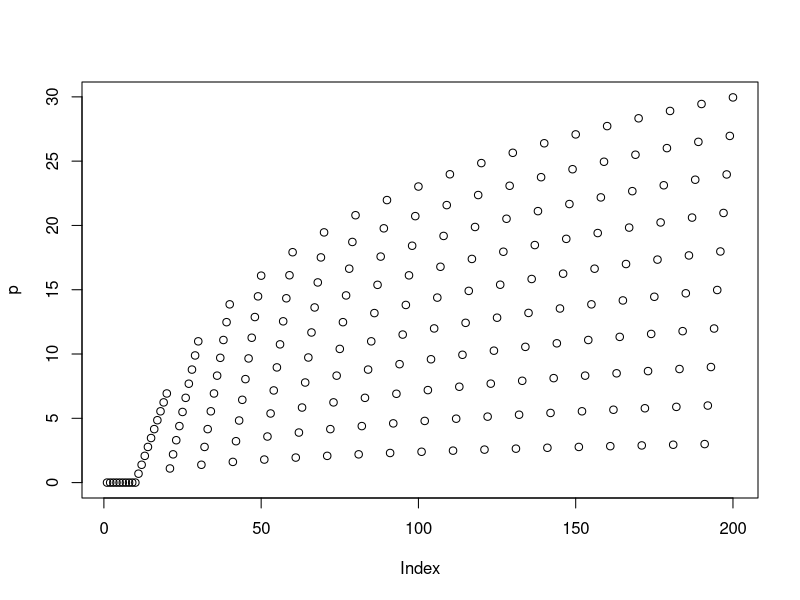
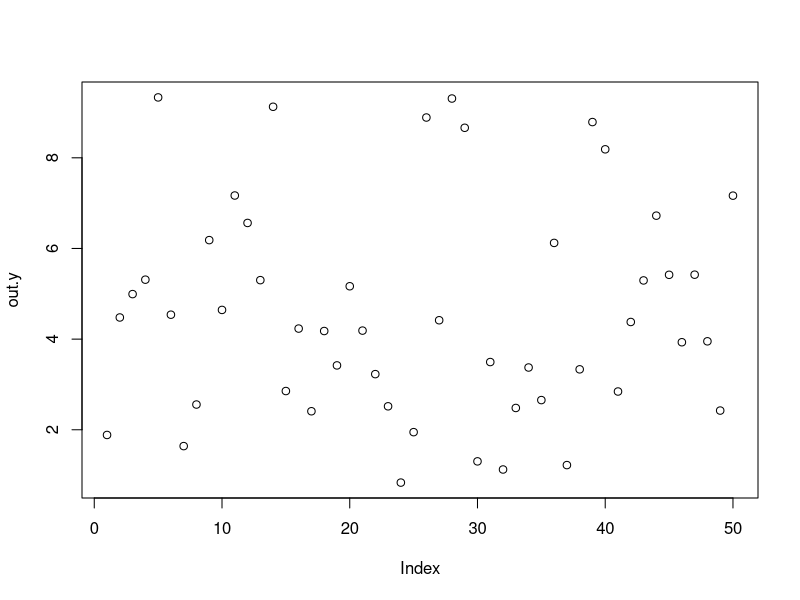
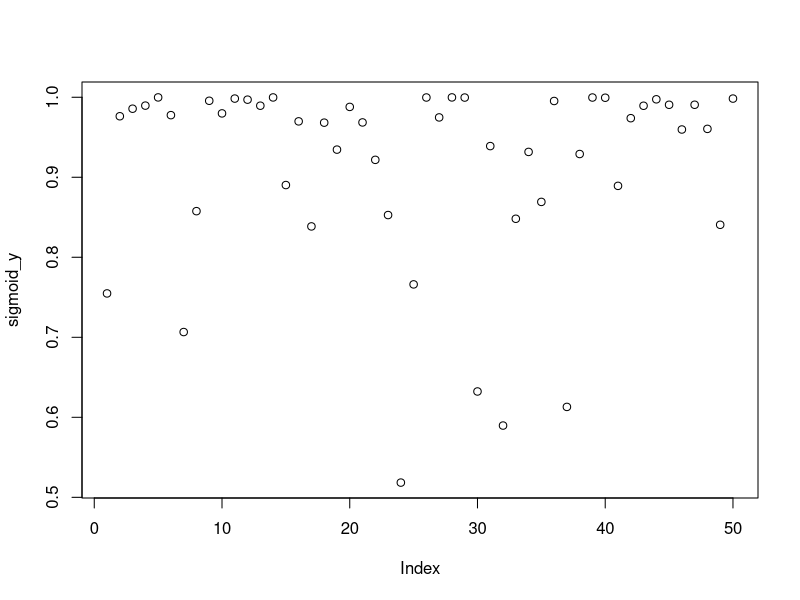
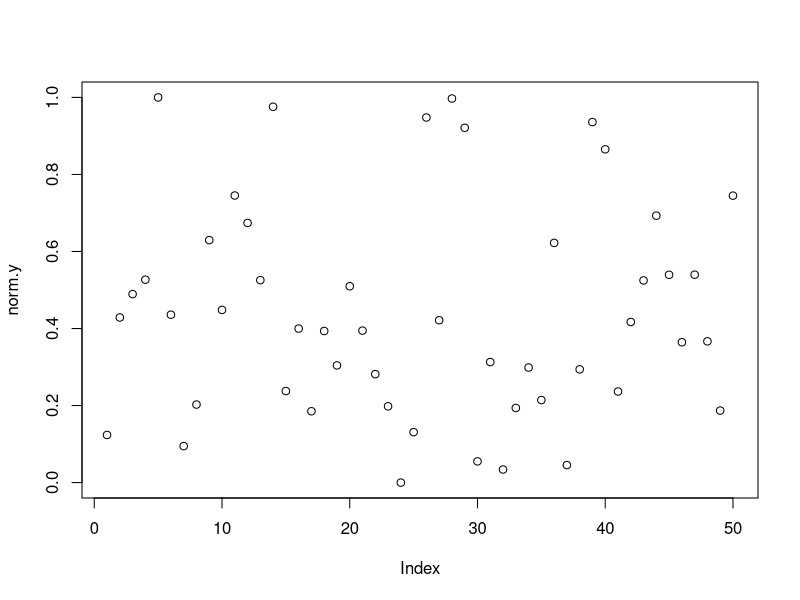
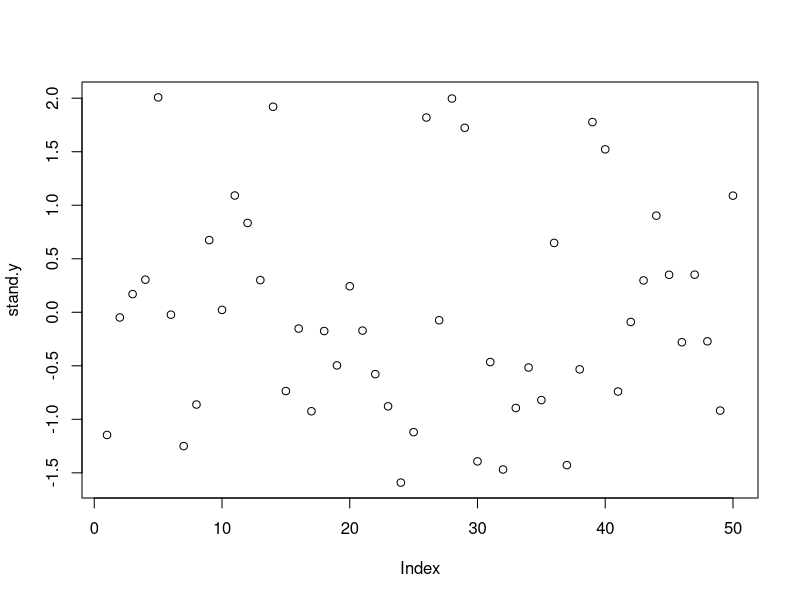

These figures' R source, in order:
## ---- chunk 1
for(i in 1:5){
  x <- i^2 
  print(x)
}
## ---- chunk 2
# set p
p <- c()

for(i in 1:20){
  x <- log(i)
  
  for(j in 1:10){
    y <- (x * j)
    p <- rbind(p, y)
  }
  
  ifelse(i > 15, print(i), NA)
}

plot(p)
## ---- chunk 3
singleLine.func <- function(x) 1/(1 + exp(1)^(-x))
singleLine.func(5)
## ---- chunk 4
set.seed(1234)

multiLine.func <- function(x, beta, lambda){
  epsilon <- rnorm(1)
  y = x*beta + lambda + epsilon
  return(y)
}

x <- runif(50)*10
beta <- rbeta(50, 5, 2)
lambda <- rnorm(50)

out.y <- multiLine.func(x, beta, lambda)
plot(out.y)
## ---- chunk 5
plot(
  singleLine.func(
    multiLine.func(x, beta, lambda)
    ),
  ylab = "sigmoid_y")
## ---- chunk 6
normalizeMe <- function(x){
  n <- (x - min(x))/(max(x) - min(x))
  return(n)
}

norm.y <- normalizeMe(out.y)
plot(norm.y)
## ---- chunk 7
standardizeMe <- function(x){
  mu <- mean(x)
  sigma <- sd(x)
  s <- (x - mu)/sigma
  return(s)
}

stand.y <- standardizeMe(out.y)
plot(stand.y)
## ---- chunk 8
N <- 275610687

binarygap <- function(Number){
  x <- as.integer(intToBits(Number))
  s <- c()
  m <- 0
  
  for(i in 1:31){
    if(x[i] + x[i+1] == 2){
      m <- 0
    } else if(x[i] + x[i+1] == 1){
      m <- 1
    } else if(x[i] + x[i+1] == 0){
      m <- m + 1
    }
    s <- rbind(s, m)
  }
  
  return(max(s))
}

print(as.integer(intToBits(N)))

binarygap(N)
